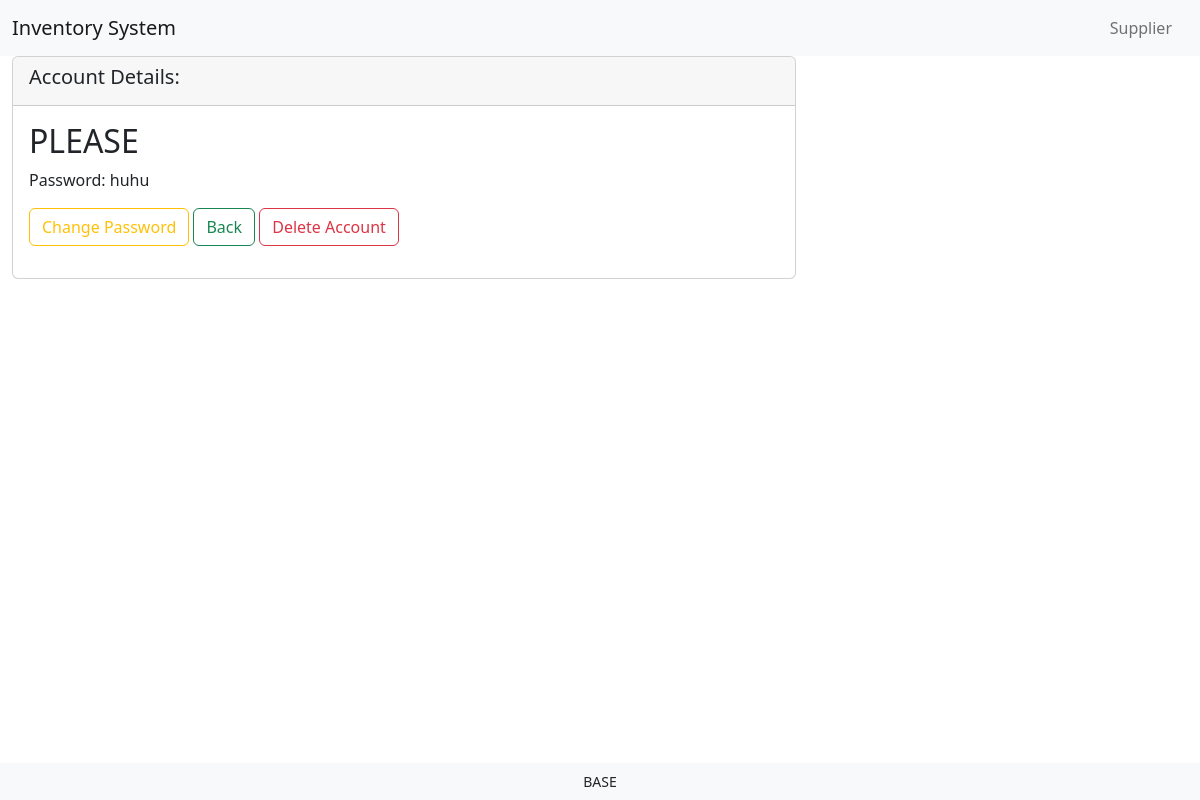
The page /manage_account/1/ on the database as committed earlier.
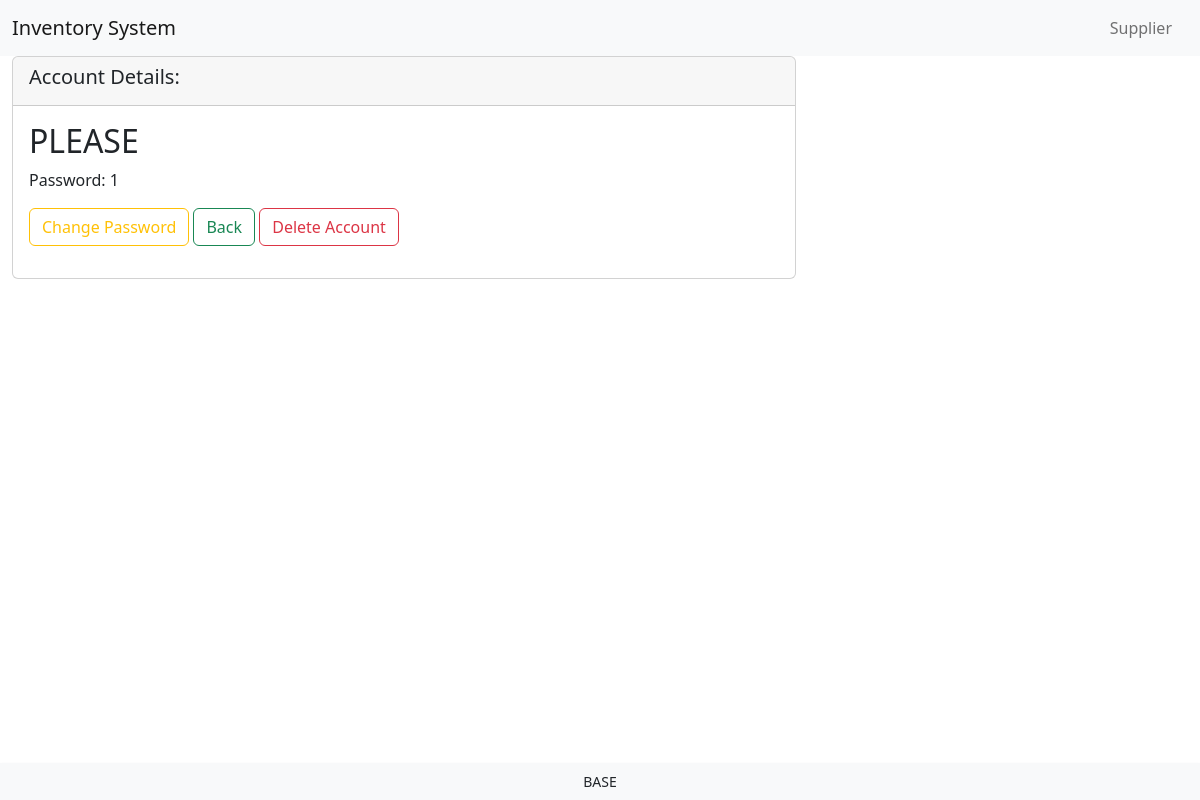
The same page on the database as committed later.
### MyInventoryApp/models.py (models this page shows, shortened)
class Account(models.Model):
    username = models.CharField(max_length=150, unique=True)
    password = models.CharField(max_length=150)

### MyInventoryApp/views.py (the view)
# urls.py: path('manage_account/<int:pk>/', views.manage_account, name='manage_account'),
def manage_account(request, pk):
    account = get_object_or_404(Account, pk=pk)
    return render(request, 'MyInventoryApp/manage_account.html', {'account': account})

### MyInventoryApp/templates/MyInventoryApp/manage_account.html
{% extends 'MyInventoryApp/base.html' %}
{% load static %}
{% block content %}
<div class="col-md-8">
    <div class="card">
        <div class="card-header">
            <h5 class="card-title"> Account Details:</h5>
        </div>
        <div class="card-body">
            <h2> {{account.username}} </h2>
            <p>
                Password: {{account.password}}
            </p>
            <p>
                <a href="{%url 'change_password' pk=account.pk %}"  class="btn btn-outline-warning">Change Password</a>
                    <a href="{% url 'view_supplier' %}"  class="btn btn-outline-success">Back</a>
                <a href="{%url 'delete_account' pk=account.pk %}"  class="btn btn-outline-danger">Delete Account</a>
            </p>
        </div>
    </div>
</div>
{% endblock %}

### MyInventoryApp/templates/MyInventoryApp/base.html (shortened to what this page needs)
{% load static %}
 <html>
     <head>
       <link href="https://cdn.jsdelivr.net/npm/bootstrap@5.2.3/dist/css/bootstrap.min.css" rel="stylesheet">
     </head>
     <body>
         <nav class="navbar navbar-expand-lg navbar-light bg-light">
           <div class="container-fluid">
             <a class="navbar-brand" href="{% url 'view_supplier' %}">Inventory System</a>
             <div class="collapse navbar-collapse" id="navbarNav">
              <ul class="navbar-nav ms-auto mb-2 mb-lg-0">
                <li class="nav-item">
                    <a class="nav-link me-2" href="{% url 'view_supplier' %}">Supplier</a>
                </li>
              </ul>
             </div>
           </div>
         </nav>
         <div class="container-fluid">
           {% block content %}
           {% endblock %}
         </div>
         <footer class="footer fixed-bottom bg-light text-center py-2 shadow-sm">
           <small>BASE</small>
       </footer>
     </body>
 </html>

### MyInventoryApp/templates/MyInventoryApp/base.html (style rules this page uses)
body { padding-bottom: 60px; }

Rows that differ between the two databases and show on the page:
changed Account "PLEASE": password "huhu" → "1"
